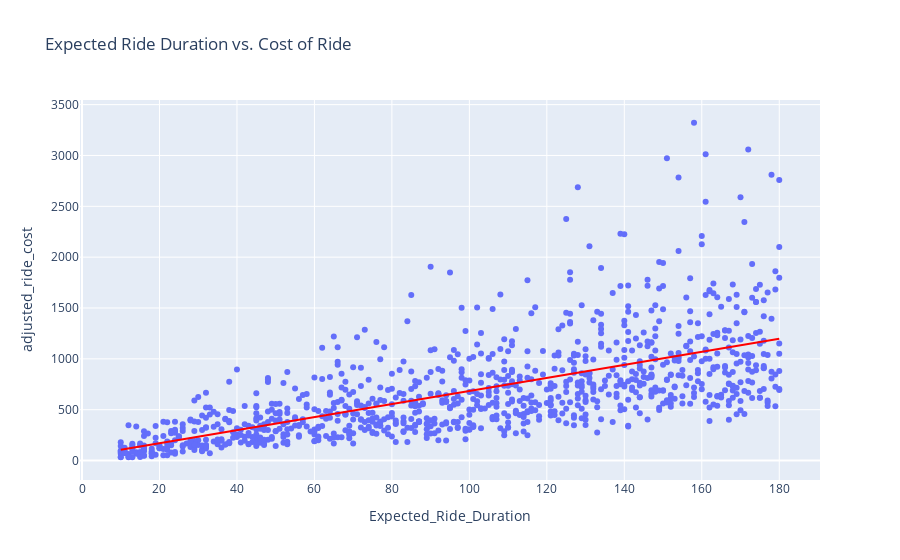

Notebook code for this chart:
### Code cell
# expected ride duration and the cost of the ride based on the dynamic pricing strategy
fig = px.scatter(df, 
                 x='Expected_Ride_Duration', 
                 y='adjusted_ride_cost',
                 title='Expected Ride Duration vs. Cost of Ride', 
                 trendline='ols',
                trendline_color_override='red')
fig.show()

### Figure 1 — Plotly figure (JSON) as saved in the notebook; plotly's stock layout.template omitted (floating-point values rounded to 4 significant figures; data arrays with more than 128 entries replaced by an {"elided": "..."} marker saying what was removed)
{"data": [{"hovertemplate": "Expected_Ride_Duration=%{x}<br>adjusted_ride_cost=%{y}<extra></extra>", "legendgroup": "", "marker": {"color": "#636efa", "symbol": "circle"}, "mode": "markers", "name": "", "orientation": "v", "showlegend": false, "type": "scatter", "x": {"elided": "1000 int values"}, "xaxis": "x", "y": {"elided": "1000 float values"}, "yaxis": "y"}, {"hovertemplate": "<b>OLS trendline</b><br>adjusted_ride_cost = 6.41066 * Expected_Ride_Duration + 42.715<br>R<sup>2</sup>=0.426517<br><br>Expected_Ride_Duration=%{x}<br>adjusted_ride_cost=%{y} <b>(trend)</b><extra></extra>", "legendgroup": "", "line": {"color": "red"}, "marker": {"color": "#636efa", "symbol": "circle"}, "mode": "lines", "name": "", "showlegend": false, "type": "scatter", "x": {"elided": "1000 int values"}, "xaxis": "x", "y": {"elided": "1000 float values"}, "yaxis": "y"}], "layout": {"autosize": true, "legend": {"tracegroupgap": 0}, "title": {"text": "Expected Ride Duration vs. Cost of Ride"}, "xaxis": {"anchor": "y", "autorange": true, "domain": [0, 1], "range": [-0.5042, 190.5], "title": {"text": "Expected_Ride_Duration"}, "type": "linear"}, "yaxis": {"anchor": "x", "autorange": true, "domain": [0, 1], "range": [-239.1, 3593.0], "title": {"text": "adjusted_ride_cost"}, "type": "linear"}}}
